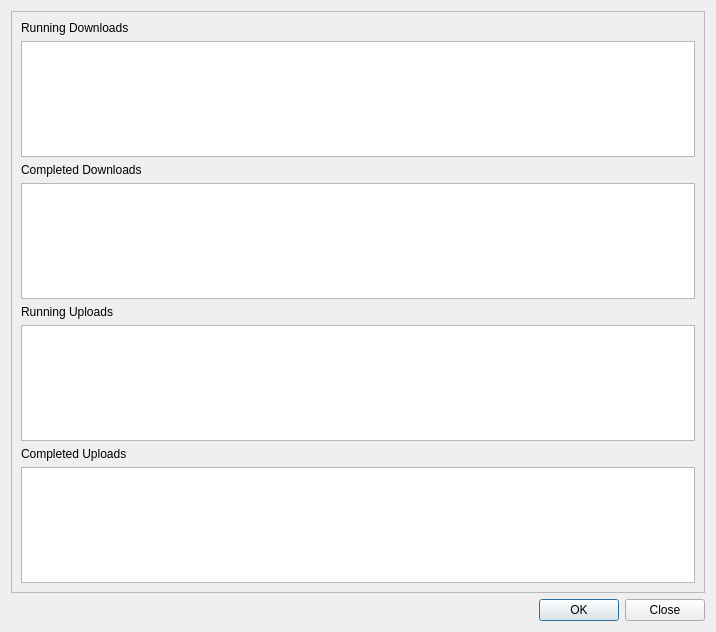
<?xml version="1.0" encoding="UTF-8"?>
<ui version="4.0">
 <class>FilesDownloadManagerDialog</class>
 <widget class="QDialog" name="FilesDownloadManagerDialog">
  <property name="geometry">
   <rect>
    <x>0</x>
    <y>0</y>
    <width>716</width>
    <height>632</height>
   </rect>
  </property>
  <property name="windowTitle">
   <string>syncServer - Download Manager</string>
  </property>
  <layout class="QVBoxLayout" name="verticalLayout">
   <item>
    <widget class="QFrame" name="mainDialogFrame">
     <property name="frameShape">
      <enum>QFrame::Shape::StyledPanel</enum>
     </property>
     <property name="frameShadow">
      <enum>QFrame::Shadow::Raised</enum>
     </property>
     <layout class="QVBoxLayout" name="verticalLayout_2">
      <item>
       <layout class="QVBoxLayout" name="runningDownloadsLayout">
        <item>
         <widget class="QLabel" name="runningDownloadsLabel">
          <property name="text">
           <string>Running Downloads</string>
          </property>
         </widget>
        </item>
        <item>
         <widget class="QListWidget" name="runningDownloadsListWidget"/>
        </item>
       </layout>
      </item>
      <item>
       <layout class="QVBoxLayout" name="completedDownloadsLayout">
        <item>
         <widget class="QLabel" name="completedDownloadsLabel">
          <property name="text">
           <string>Completed Downloads</string>
          </property>
         </widget>
        </item>
        <item>
         <widget class="QListWidget" name="completedDownloadsListWidget"/>
        </item>
       </layout>
      </item>
      <item>
       <layout class="QVBoxLayout" name="runningUploadsLayout">
        <item>
         <widget class="QLabel" name="runningUploadsLabel">
          <property name="text">
           <string>Running Uploads</string>
          </property>
         </widget>
        </item>
        <item>
         <widget class="QListWidget" name="runningUploadsListWidget"/>
        </item>
       </layout>
      </item>
      <item>
       <layout class="QVBoxLayout" name="completedUploadsLayout">
        <item>
         <widget class="QLabel" name="completedUploadsLabel">
          <property name="text">
           <string>Completed Uploads</string>
          </property>
         </widget>
        </item>
        <item>
         <widget class="QListWidget" name="completedUploadsListWidget"/>
        </item>
       </layout>
      </item>
     </layout>
    </widget>
   </item>
   <item>
    <widget class="QDialogButtonBox" name="dialogButtonBox">
     <property name="orientation">
      <enum>Qt::Orientation::Horizontal</enum>
     </property>
     <property name="standardButtons">
      <set>QDialogButtonBox::StandardButton::Close|QDialogButtonBox::StandardButton::Ok</set>
     </property>
    </widget>
   </item>
  </layout>
 </widget>
 <resources/>
 <connections>
  <connection>
   <sender>dialogButtonBox</sender>
   <signal>accepted()</signal>
   <receiver>FilesDownloadManagerDialog</receiver>
   <slot>accept()</slot>
   <hints>
    <hint type="sourcelabel">
     <x>248</x>
     <y>254</y>
    </hint>
    <hint type="destinationlabel">
     <x>157</x>
     <y>274</y>
    </hint>
   </hints>
  </connection>
  <connection>
   <sender>dialogButtonBox</sender>
   <signal>rejected()</signal>
   <receiver>FilesDownloadManagerDialog</receiver>
   <slot>reject()</slot>
   <hints>
    <hint type="sourcelabel">
     <x>316</x>
     <y>260</y>
    </hint>
    <hint type="destinationlabel">
     <x>286</x>
     <y>274</y>
    </hint>
   </hints>
  </connection>
 </connections>
</ui>
